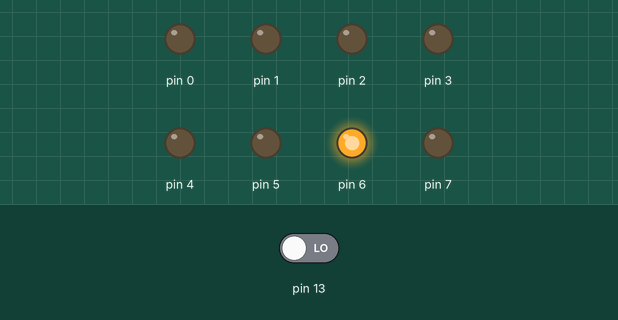
Bench run of a sketch on a simulated Arduino Uno, built with avr-gcc and run on an emulated ATmega328P. Shown: output pins drawn as LEDs (lit = HIGH). Dashed ring = blinking. The inputs (shaded band) are chosen by the test bench; at power-on: pin 13 LOW.

Above: at 1.2 s.
1.3 s: pin 13 driven HIGH
At 1.9 s:
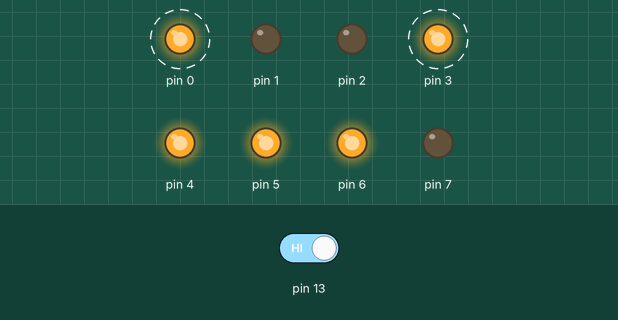
4.3 s: pin 13 driven LOW
At 5.3 s:
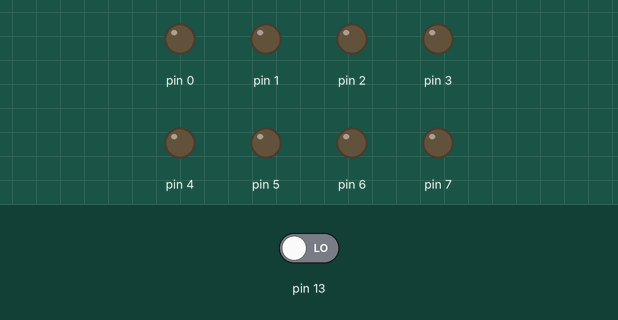
6.0 s: pin 13 driven HIGH
At 9.4 s:
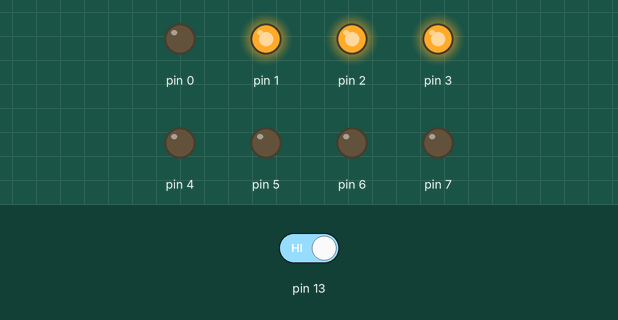
Timing chart, 0 to 15.0 s (numbered marks = the images above; inputs shaded):
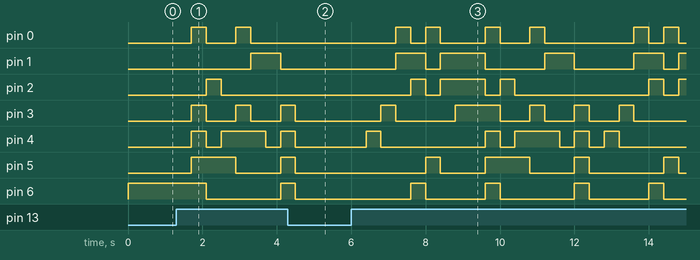

Measured:
- after the input at 1.3 s, pin 0: alternates HIGH for 0.40 s and LOW for 0.80 s, starting after 0.40 s; pin 1: LOW → HIGH after 2.0 s, → LOW 0.80 s later
- after the input at 4.3 s, pin 0, pin 1: stays LOW (without the input it goes to HIGH after 1.4 s); pin 3, pin 4: goes on until 4.5 s, then stays LOW
- after the input at 6.0 s, pin 0: LOW → HIGH after 1.2 s, → LOW 0.40 s later, → HIGH 0.40 s later, → LOW 0.40 s later, … (12 changes in this stretch); pin 1: LOW → HIGH after 1.2 s, → LOW 0.80 s later, → HIGH 0.40 s later, → LOW 1.2 s later, … (9 changes in this stretch)

The sketch:

Ejercicio-2f.ino
```cpp
void setup()
{
  DDRD = 255; //Se declara todo el puerto como salida
}

int vel = 500;
int rep = 0;
void loop()
{
  //Al puerto "D" le asignamos los valores obtenidos haciendo una pausa de 1segundo entre cada numero

  // A  B C D E F G

  if (rep < 0 || rep > 15)
  {
    rep = 0;
  }

  if (digitalRead(13) == HIGH)
  {
    rep += 1;
    delay(400);
  }

  if (rep == 0)
  {
    display(0, 0, 0, 0, 0, 0, 1);
    //delay(vel);
  }
  else if (rep == 1)
  {
    display(1, 0, 0, 1, 1, 1, 1); // 1
    //delay(vel);
  }
  else if (rep == 2)
  {
    display(0, 0, 1, 0, 0, 1, 0); // 2
    //delay(vel);
  }
  else if (rep == 3)
  {
    display(0, 0, 0, 0, 1, 1, 0); // 3
    //delay(vel);
  }
  else if (rep == 4)
  {
    display(1, 0, 0, 1, 1, 0, 0); // 4
    //delay(vel);
  }
  else if (rep == 5)
  {
    display(0, 1, 0, 0, 1, 0, 0); // 5
    //delay(vel);
  }
  else if (rep == 6)
  {
    display(0, 1, 0, 0, 0, 0, 0); // 6
    //delay(vel);
  }
  else if (rep == 7)
  {
    display(0, 0, 0, 1, 1, 1, 1); // 7
    //delay(vel);
  }
  else if (rep == 8)
  {

    display(0, 0, 0, 0, 0, 0, 0); // 8
    //delay(vel);
  }
  else if (rep == 9)
  {

    display(0, 0, 0, 0, 1, 0, 0); // 9
    //delay(vel);
  }
  else if (rep == 10)
  {
    display(0, 0, 0, 1, 0, 0, 0); // A
    //delay(vel);
  }
  else if (rep == 11)
  {
    display(1, 1, 0, 0, 0, 0, 0); // b
    //delay(vel);
  }
  else if (rep == 12)
  {

    display(0, 1, 1, 0, 0, 0, 1); // c
    //delay(vel);
  }
  else if (rep == 13)
  {
    display(1, 0, 0, 0, 0, 1, 0); // d
    //delay(vel);
  }
  else if (rep == 14)
  {
    display(0, 1, 1, 0, 0, 0, 0); // e
    //delay(vel);
  }
  else if (rep == 15)
  {

    display(0, 1, 1, 1, 0, 0, 0); // f
    //delay(vel);
  }
}

void display(int a, int b, int c, int d, int e, int f, int g)
{
  digitalWrite(0, a);
  digitalWrite(1, b);
  digitalWrite(2, c);
  digitalWrite(3, d);
  digitalWrite(4, e);
  digitalWrite(5, f);
  digitalWrite(6, g);
}
```
